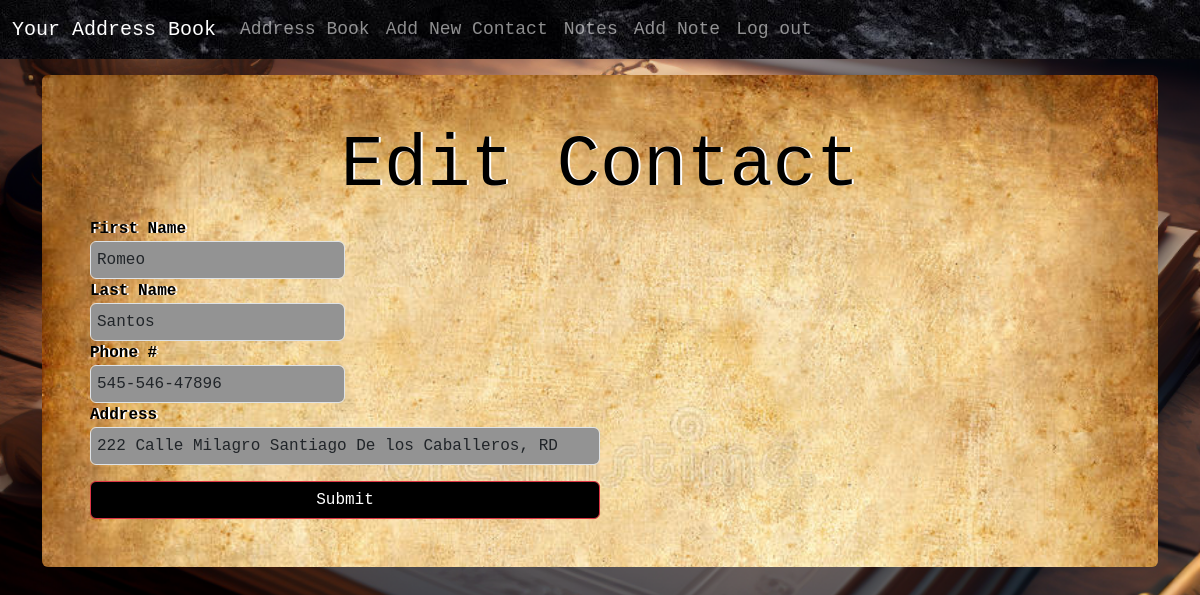
/address/2/update (signed in), run on the app's committed database.
### app/models.py (models this page shows, shortened)
class Address(db.Model):
    id = db.Column(db.Integer, primary_key=True)
    first_name = db.Column(db.String(25), nullable=False)
    last_name = db.Column(db.String(25), nullable=True)
    phone = db.Column(db.String(25), nullable=True)
    address = db.Column(db.String(50), nullable=True)
    date_created = db.Column(db.DateTime, nullable=False, default=datetime.utcnow)
    user_id = db.Column(db.Integer, db.ForeignKey('user.id'))

### app/routes.py (the view, shortened to what this page needs)
@app.route('/address/<address_id>/update', methods=['GET', 'POST'])
@login_required
def edit_contact(address_id):
    addy = Address.query.get_or_404(address_id)
    form = AddressForm()
    return render_template('editcontact.html', addy=addy, form=form)

### app/forms.py
class AddressForm(FlaskForm):
    first_name = StringField('First Name', validators=[InputRequired()])
    last_name = StringField('Last Name')
    phone = StringField('Phone #')
    address = StringField('Address')
    submit = SubmitField()

### app/models.py (called while the page is built)
@login.user_loader
def load_user(user_id):
    return User.query.get(user_id)

### app/templates/editcontact.html (shortened to what this page needs)
{% extends 'base.html' %}
{% block content %}
<form action="" class="rounded mt-3 p-5" style="background-image: url('static/oldpaper.jpg'); background-size: cover;" method="post">
    <h1 class="signup1 text-center">Edit Contact</h1>
    {{ form.first_name.label }}
    {{ form.first_name(class='form-control form-control-color w-25', style='cursor: text;', value=addy.first_name) }}
    {{ form.last_name.label }}
    {{ form.last_name(class='form-control form-control-color w-25', style='cursor: text;', value=addy.last_name) }}
    {{ form.phone.label }}
    {{ form.phone(class='form-control form-control-color w-25', style='cursor: text;', value=addy.phone) }}
    {{ form.address.label }}
    {{ form.address(class='form-control form-control-color w-50', style='cursor: text;', value=addy.address) }}
    {{ form.submit(class='submit1 btn btn-danger w-50 mt-3') }}
</form>
{% endblock %}

### app/static/stylesheet.css (style rules this page uses)
form { color: rgb(0, 0, 0); font-weight: bolder; text-shadow: 2px 0px 0px rgb(255, 255, 255); font-family: "Courier New", Courier, monospace; }
.form-control-color { background-color: rgb(147, 147, 147); cursor: text; }
.submit1 { color: white; background-color: black; }
.signup1 { color: rgb(0, 0, 0); font-size: 4.5em; font-family: "Courier New", Courier, monospace; }

### data on the page
Address: first_name "Romeo", last_name "Santos", phone "545-546-47896", address "222 Calle Milagro Santiago De los Caballeros, RD"
